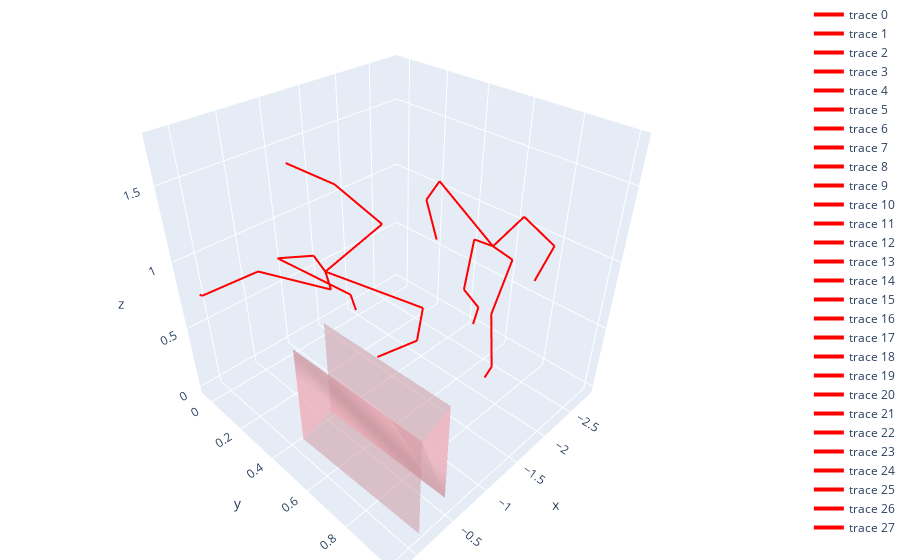

Notebook source saved alongside this figure:
### Code cell
connection = [[0,1], [1,2], [2,3], [3,4], [0,5], [5,6], [6,7], [0,8], [8,9], [9,10], [10,11], [0,12], [12,13], [13,14]]

data = []

frame_idx = 0
joints_1 = go.Scatter3d(
    x=skeleton[frame_idx, :, 0],  
    y=skeleton[frame_idx, :, 1],  
    z=skeleton[frame_idx, :, 2], 
    mode='markers',
    marker={
        'size': 6,
        'opacity': 0.8,
    }
)

for c in connection:
    line_trace = go.Scatter3d(
        x=skeleton[frame_idx, c, 0],
        y=skeleton[frame_idx, c, 1],
        z=skeleton[frame_idx, c, 2],
        mode='lines',
        line=dict(color='red', width=4)
    )
    data.append(line_trace)

frame_idx = 60
joints_2 = go.Scatter3d(
    x=skeleton[frame_idx, :, 0],  
    y=skeleton[frame_idx, :, 1],  
    z=skeleton[frame_idx, :, 2], 
    mode='markers',
    marker={
        'size': 6,
        'opacity': 0.8,
    }
)

for c in connection:
    line_trace = go.Scatter3d(
        x=skeleton[frame_idx, c, 0],
        y=skeleton[frame_idx, c, 1],
        z=skeleton[frame_idx, c, 2],
        mode='lines',
        line=dict(color='red', width=4)
    )
    data.append(line_trace)

layout = go.Layout(
        margin={'l': 0, 'r': 0, 'b': 0, 't': 0},
        scene = dict(
            # xaxis = dict(title="x", range = [-2,2]),
            # yaxis = dict(title="y", range = [-1,1]),
            # zaxis = dict(title="z", range = [0,2]),
            aspectratio=dict(x=1, y=1, z=1)
    ))

obstacle = go.Mesh3d(x=vertices[:,0], y=vertices[:,1], z=vertices[:,2], color='lightpink', opacity=0.50)


# fig = go.Figure(data=data + [joints_1, joints_2, obstacle], layout=layout)
fig = go.Figure(data= data + [obstacle], layout=layout)
# plotly.offline.iplot(fig)
fig.show()

### Figure 1 — Plotly figure (JSON) as saved in the notebook; plotly's stock layout.template omitted (floating-point values rounded to 4 significant figures)
{"data": [{"line": {"color": "red", "width": 4}, "mode": "lines", "type": "scatter3d", "x": [-2.442, -2.436], "y": [0.6085, 0.7025], "z": [0.9201, 0.8937]}, {"line": {"color": "red", "width": 4}, "mode": "lines", "type": "scatter3d", "x": [-2.436, -2.199], "y": [0.7025, 0.6911], "z": [0.8937, 0.5332]}, {"line": {"color": "red", "width": 4}, "mode": "lines", "type": "scatter3d", "x": [-2.199, -2.278], "y": [0.6911, 0.7001], "z": [0.5332, 0.06116]}, {"line": {"color": "red", "width": 4}, "mode": "lines", "type": "scatter3d", "x": [-2.278, -2.123], "y": [0.7001, 0.7085], "z": [0.06116, 0.03047]}, {"line": {"color": "red", "width": 4}, "mode": "lines", "type": "scatter3d", "x": [-2.442, -2.194], "y": [0.6085, 0.7836], "z": [0.9201, 1.312]}, {"line": {"color": "red", "width": 4}, "mode": "lines", "type": "scatter3d", "x": [-2.194, -2.36], "y": [0.7836, 0.8799], "z": [1.312, 1.147]}, {"line": {"color": "red", "width": 4}, "mode": "lines", "type": "scatter3d", "x": [-2.36, -2.285], "y": [0.8799, 0.8381], "z": [1.147, 0.8913]}, {"line": {"color": "red", "width": 4}, "mode": "lines", "type": "scatter3d", "x": [-2.442, -2.458], "y": [0.6085, 0.5148], "z": [0.9201, 0.8973]}, {"line": {"color": "red", "width": 4}, "mode": "lines", "type": "scatter3d", "x": [-2.458, -2.461], "y": [0.5148, 0.481], "z": [0.8973, 0.4668]}, {"line": {"color": "red", "width": 4}, "mode": "lines", "type": "scatter3d", "x": [-2.461, -2.841], "y": [0.481, 0.4644], "z": [0.4668, 0.1762]}, {"line": {"color": "red", "width": 4}, "mode": "lines", "type": "scatter3d", "x": [-2.841, -2.795], "y": [0.4644, 0.4552], "z": [0.1762, 0.02564]}, {"line": {"color": "red", "width": 4}, "mode": "lines", "type": "scatter3d", "x": [-2.442, -2.196], "y": [0.6085, 0.4052], "z": [0.9201, 1.303]}, {"line": {"color": "red", "width": 4}, "mode": "lines", "type": "scatter3d", "x": [-2.196, -2.297], "y": [0.4052, 0.3116], "z": [1.303, 1.091]}, {"line": {"color": "red", "width": 4}, "mode": "lines", "type": "scatter3d", "x": [-2.297, -2.128], "y": [0.3116, 0.4229], "z": [1.091, 0.9132]}, {"line": {"color": "red", "width": 4}, "mode": "lines", "type": "scatter3d", "x": [-0.6545, -0.6031], "y": [0.3817, 0.4277], "z": [1.048, 0.9791]}, {"line": {"color": "red", "width": 4}, "mode": "lines", "type": "scatter3d", "x": [-0.6031, -0.2397], "y": [0.4277, 0.1973], "z": [0.9791, 1.016]}, {"line": {"color": "red", "width": 4}, "mode": "lines", "type": "scatter3d", "x": [-0.2397, 0.05518], "y": [0.1973, -0.04085], "z": [1.016, 0.7238]}, {"line": {"color": "red", "width": 4}, "mode": "lines", "type": "scatter3d", "x": [0.05518, 0.1645], "y": [-0.04085, 0.02087], "z": [0.7238, 0.8192]}, {"line": {"color": "red", "width": 4}, "mode": "lines", "type": "scatter3d", "x": [-0.6545, -0.6638], "y": [0.3817, 0.8229], "z": [1.048, 1.192]}, {"line": {"color": "red", "width": 4}, "mode": "lines", "type": "scatter3d", "x": [-0.6638, -0.6947], "y": [0.8229, 0.7927], "z": [1.192, 0.9429]}, {"line": {"color": "red", "width": 4}, "mode": "lines", "type": "scatter3d", "x": [-0.6947, -0.5432], "y": [0.7927, 0.6701], "z": [0.9429, 0.7563]}, {"line": {"color": "red", "width": 4}, "mode": "lines", "type": "scatter3d", "x": [-0.6545, -0.7014], "y": [0.3817, 0.3022], "z": [1.048, 1.08]}, {"line": {"color": "red", "width": 4}, "mode": "lines", "type": "scatter3d", "x": [-0.7014, -0.8372], "y": [0.3022, 0.007915], "z": [1.08, 0.795]}, {"line": {"color": "red", "width": 4}, "mode": "lines", "type": "scatter3d", "x": [-0.8372, -1.195], "y": [0.007915, 0.2839], "z": [0.795, 0.6363]}, {"line": {"color": "red", "width": 4}, "mode": "lines", "type": "scatter3d", "x": [-1.195, -1.259], "y": [0.2839, 0.2855], "z": [0.6363, 0.4926]}, {"line": {"color": "red", "width": 4}, "mode": "lines", "type": "scatter3d", "x": [-0.6545, -0.738], "y": [0.3817, 0.6295], "z": [1.048, 1.51]}, {"line": {"color": "red", "width": 4}, "mode": "lines", "type": "scatter3d", "x": [-0.738, -0.6061], "y": [0.6295, 0.4771], "z": [1.51, 1.663]}, {"line": {"color": "red", "width": 4}, "mode": "lines", "type": "scatter3d", "x": [-0.6061, -0.3832], "y": [0.4771, 0.3531], "z": [1.663, 1.751]}, {"color": "lightpink", "opacity": 0.5, "type": "mesh3d", "x": [-0.08844, -0.1293, -0.1293, -0.08844, -0.5511, -0.5511, -0.592, -0.592], "y": [0.4317, 1.002, 1.002, 0.4317, 0.3986, 0.3986, 0.9692, 0.9692], "z": [-0.002092, -0.002092, 0.7266, 0.7266, -0.002092, 0.7266, -0.002092, 0.7266]}], "layout": {"margin": {"b": 0, "l": 0, "r": 0, "t": 0}, "scene": {"aspectratio": {"x": 1, "y": 1, "z": 1}}}}
